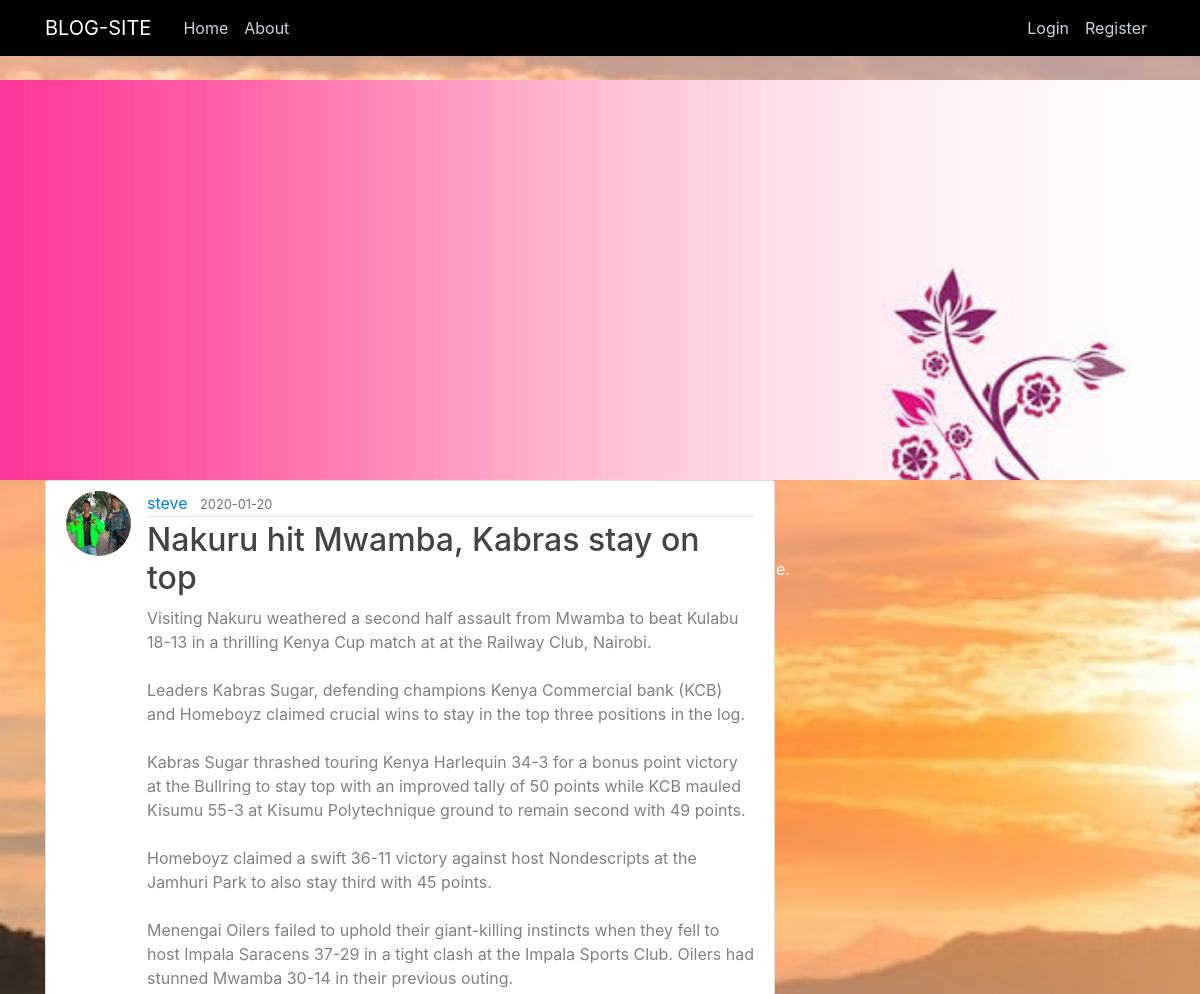
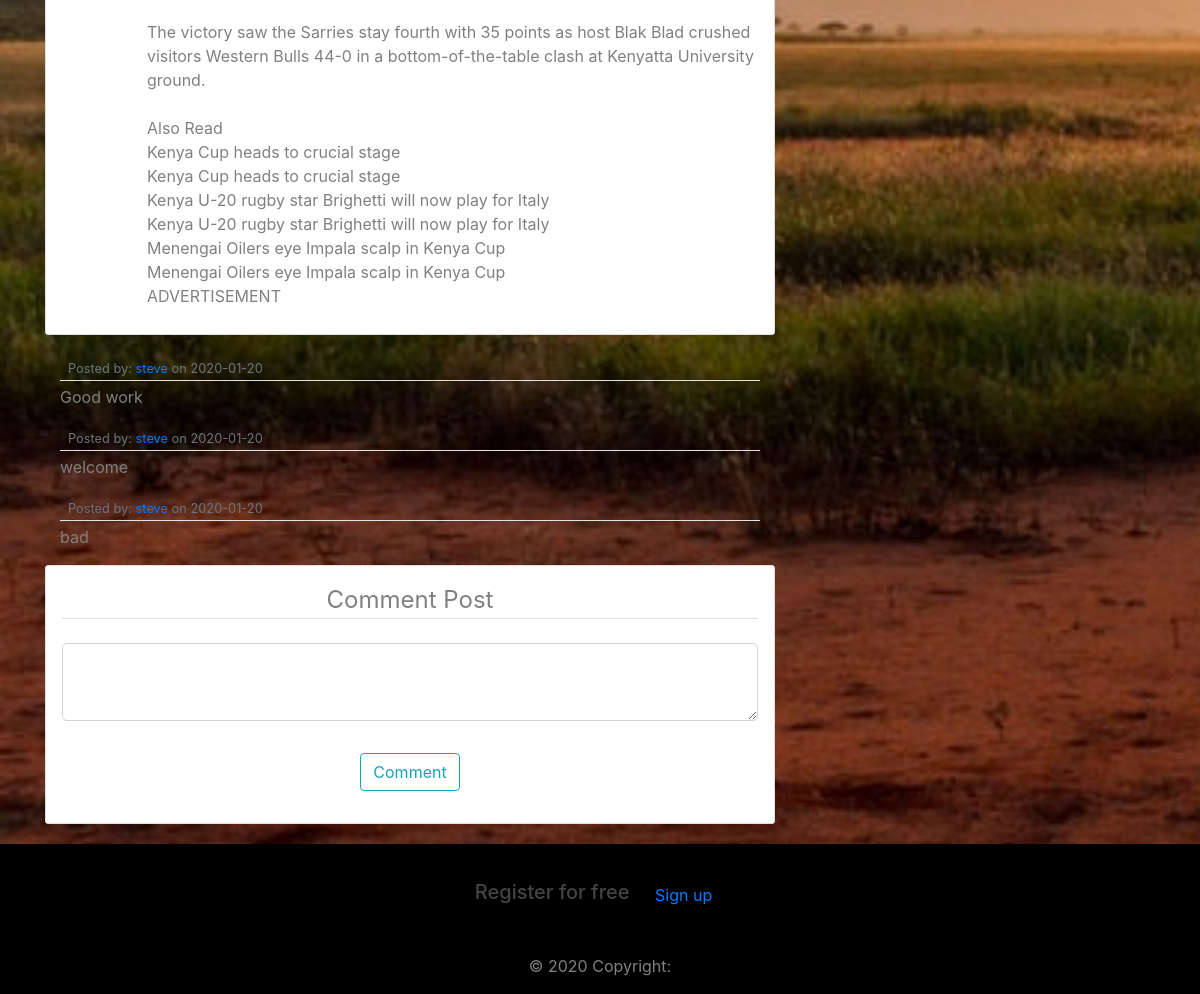
Screenshot of /post/2 with the database file from the repository (2 pictures, top to bottom).
### app/models.py (models this page shows, shortened)
class User(db.Model, UserMixin):
    id = db.Column(db.Integer, primary_key=True)
    username = db.Column(db.String(20), unique=True, nullable=False)
    email = db.Column(db.String(120), unique=True, nullable=False)
    image_file = db.Column(db.String(20), nullable=False, default='default.jpg')
    password = db.Column(db.String(60), nullable=False)
    posts = db.relationship('Post', backref='author', lazy=True)
    comments = db.relationship('Comment', backref='author', lazy=True)

class Post(db.Model):
    id = db.Column(db.Integer, primary_key=True)
    title = db.Column(db.String(100), nullable=False)
    date_posted = db.Column(db.DateTime, nullable=False, default=datetime.utcnow)
    content = db.Column(db.Text, nullable=False)
    user_id = db.Column(db.Integer, db.ForeignKey('user.id'), nullable=False)

class Comment(db.Model):
    id = db.Column(db.Integer, primary_key=True)
    date_posted = db.Column(db.DateTime, nullable=False, default=datetime.utcnow)
    content = db.Column(db.Text, nullable=False)
    user_id = db.Column(db.Integer, db.ForeignKey('user.id'), nullable=False)

### app/routes.py (the view)
@app.route("/post/<int:post_id>", methods=["POST", "GET"])
def post(post_id):
    post = Post.query.get_or_404(post_id)
    comments = Comment.query.all()
    form = CommentForm()
    if form.validate_on_submit():
        comments = Comment(content=form.content.data, author=current_user)
        db.session.add(comments)
        db.session.commit()
        flash('Your comment has been created!', 'success')
        return redirect(url_for('home'))
    return render_template('post.html', title=post.title, post=post, form=form, comments=comments)

### app/forms.py
class CommentForm(FlaskForm):
    content = TextAreaField('Content', validators=[DataRequired()])
    submit = SubmitField('Comment')

### app/templates/post.html (shortened to what this page needs)
{% extends "blog.html" %}
{% block content %}
  <article class="media content-section">
    <img class="rounded-circle article-img" src="{{ url_for('static', filename='profile_pics/' + post.author.image_file) }}">
    <div class="media-body">
      <div class="article-metadata">
        <a class="mr-2" href="{{ url_for('user_posts', username=post.author.username) }}">{{ post.author.username }}</a>
        <small class="text-muted">{{ post.date_posted.strftime('%Y-%m-%d') }}</small>
      </div>
      <h2 class="article-title">{{ post.title }}</h2>
      <p class="article-content">{{ post.content }}</p>
    </div>
  </article>
  <div>
        {% for comment in comments %}
        <div class="container mt-2 mb-3">
          <div class="">
            <div class="media-body">
              <div class="article-metadata">
                <small class="text-muted"
                  >Posted by:
                  <a href=""
                    >{{ comment.author.username }}</a
                  >
                  on {{ comment.date_posted.strftime('%Y-%m-%d') }}</small
                >
              </div>
              <p class="article-content">{{ comment.content }}</p>
            </div>
          </div>
        </div>
        {% endfor %}
      </div>
      <div class="content-section card p-3 mt-3">
      <form action="" method="POST">
        <fieldset class="form-group">
          <legend class="border-bottom mb-4 mt-5 text-center">
            Comment Post
          </legend>
          <div class="form-group">
            {% if form.content.errors %} {{ form.content(class="form-control
            form-control-lg is-invalid") }}
            <div class="invalid-feedback">
              {% for error in form.content.errors %}
              <span>{{ error }}</span>
              {% endfor %}
            </div>
            {% else %} {{ form.content(class="form-control form-control-lg") }}
            {% endif %}
          </div>
        </fieldset>
        <div class="form-group text-center">
          {{form.submit(class="btn btn-outline-info")}}
        </div>
      </form>
    </div>
{% endblock content %}

### app/static/main.css (style rules this page uses)
body { background-image:url("./3.jpeg") ; color: grey; margin-top: 5rem; background-repeat: no-repeat; background-size: cover; }
h1, h2, h3, h4, h5, h6 { color: #444444; }
.content-section { background: #ffffff; padding: 10px 20px; border: 1px solid #dddddd; border-radius: 3px; margin-bottom: 20px; }
.article-title { color: #444444; }
.article-content { white-space: pre-line; }
.article-img { height: 65px; width: 65px; margin-right: 16px; }
.article-metadata { padding-bottom: 1px; margin-bottom: 4px; border-bottom: 1px solid #e3e3e3 }

### rows the page displays
User: image_file (picture), author.username "steve"
Post: date_posted "2020-01-20", title "Nakuru hit Mwamba, Kabras stay on top", content "Visiting Nakuru weathered a second half assault from Mwamba to beat Kulabu 18-13 in a thrilling Kenya Cup match at at the Railway Club, Nairobi. Leaders Kabras Sugar, defending champions Kenya Commercial bank (KCB) and Homeboyz claimed crucial wins to stay in the top three positions in the log. Kabras Sugar thrashed touring Kenya Harlequin 34-3 for a bonus point victory at the Bullring to stay top with an improved tally of 50 points while KCB mauled Kisumu 55-3 at Kisumu Polytechnique ground to remain second with 49 points. Homeboyz claimed a swift 36-11 victory against host Nondescripts at the Jamhuri Park to also stay third with 45 points. Menengai Oilers failed to uphold their…"
Comment: author.username "steve", date_posted "2020-01-20", content "Good work"
Comment: author.username "steve", date_posted "2020-01-20", content "welcome"
Comment: author.username "steve", date_posted "2020-01-20", content "bad"
